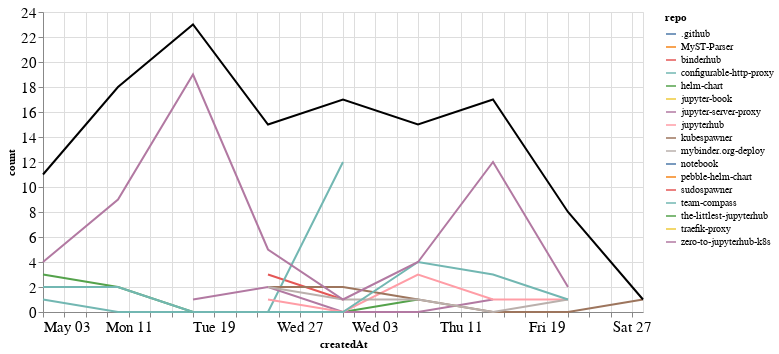

This figure's notebook cell:
### Markdown cell above
## Comments

### Code cell
comments_time = comments.groupby('repo').resample('W', on='createdAt').count()['author'].reset_index()
comments_time = comments_time.rename(columns={'author': 'count'})
comments_time_total = comments_time.groupby('createdAt').agg({"count": "sum"}).reset_index()
ch1 = alt.Chart(comments_time, width=600).mark_line().encode(
    x='createdAt',
    y='count',
    color='repo',
    tooltip="repo"
)

ch2 = alt.Chart(comments_time_total, width=600).mark_line(color="black").encode(
    x='createdAt',
    y='count',
)

ch1 + ch2

### Figure 1 — Vega-Lite specification as saved in the notebook (floating-point values rounded to 4 significant figures)
{"config": {"axisLeft": {"labelFontSize": 15}, "axisBottom": {"labelFontSize": 15}}, "layer": [{"data": {"name": "data-8939ba7533190774b5f85480de6c91ba"}, "mark": "line", "encoding": {"color": {"type": "nominal", "field": "repo"}, "tooltip": {"type": "nominal", "field": "repo"}, "x": {"type": "temporal", "field": "createdAt"}, "y": {"type": "quantitative", "field": "count"}}, "width": 600}, {"data": {"name": "data-74bb32b2d343893801bedd54619cbf9f"}, "mark": {"type": "line", "color": "black"}, "encoding": {"x": {"type": "temporal", "field": "createdAt"}, "y": {"type": "quantitative", "field": "count"}}, "width": 600}], "$schema": "https://vega.github.io/schema/vega-lite/v4.8.1.json", "datasets": {"data-8939ba7533190774b5f85480de6c91ba": [{"repo": ".github", "createdAt": "2020-05-03T00:00:00", "count": 1}, {"repo": "MyST-Parser", "createdAt": "2020-05-10T00:00:00", "count": 3}, {"repo": "binderhub", "createdAt": "2020-05-24T00:00:00", "count": 3}, {"repo": "binderhub", "createdAt": "2020-05-31T00:00:00", "count": 1}, {"repo": "configurable-http-proxy", "createdAt": "2020-05-03T00:00:00", "count": 1}, {"repo": "configurable-http-proxy", "createdAt": "2020-05-10T00:00:00", "count": 0}, {"repo": "configurable-http-proxy", "createdAt": "2020-05-17T00:00:00", "count": 0}, {"repo": "configurable-http-proxy", "createdAt": "2020-05-24T00:00:00", "count": 0}, {"repo": "configurable-http-proxy", "createdAt": "2020-05-31T00:00:00", "count": 12}, {"repo": "helm-chart", "createdAt": "2020-05-03T00:00:00", "count": 3}, {"repo": "helm-chart", "createdAt": "2020-05-10T00:00:00", "count": 2}, {"repo": "helm-chart", "createdAt": "2020-05-17T00:00:00", "count": 0}, {"repo": "helm-chart", "createdAt": "2020-05-24T00:00:00", "count": 0}, {"repo": "helm-chart", "createdAt": "2020-05-31T00:00:00", "count": 0}, {"repo": "helm-chart", "createdAt": "2020-06-07T00:00:00", "count": 1}, {"repo": "jupyter-book", "createdAt": "2020-05-10T00:00:00", "count": 1}, {"repo": "jupyter-server-proxy", "createdAt": "2020-05-17T00:00:00", "count": 1}, {"repo": "jupyter-server-proxy", "createdAt": "2020-05-24T00:00:00", "count": 2}, {"repo": "jupyter-server-proxy", "createdAt": "2020-05-31T00:00:00", "count": 0}, {"repo": "jupyter-server-proxy", "createdAt": "2020-06-07T00:00:00", "count": 0}, {"repo": "jupyter-server-proxy", "createdAt": "2020-06-14T00:00:00", "count": 1}, {"repo": "jupyterhub", "createdAt": "2020-05-24T00:00:00", "count": 1}, {"repo": "jupyterhub", "createdAt": "2020-05-31T00:00:00", "count": 0}, {"repo": "jupyterhub", "createdAt": "2020-06-07T00:00:00", "count": 3}, {"repo": "jupyterhub", "createdAt": "2020-06-14T00:00:00", "count": 1}, {"repo": "jupyterhub", "createdAt": "2020-06-21T00:00:00", "count": 1}, {"repo": "kubespawner", "createdAt": "2020-05-24T00:00:00", "count": 2}, {"repo": "kubespawner", "createdAt": "2020-05-31T00:00:00", "count": 2}, {"repo": "kubespawner", "createdAt": "2020-06-07T00:00:00", "count": 1}, {"repo": "kubespawner", "createdAt": "2020-06-14T00:00:00", "count": 0}, {"repo": "kubespawner", "createdAt": "2020-06-21T00:00:00", "count": 0}, {"repo": "kubespawner", "createdAt": "2020-06-28T00:00:00", "count": 1}, {"repo": "mybinder.org-deploy", "createdAt": "2020-05-24T00:00:00", "count": 2}, {"repo": "mybinder.org-deploy", "createdAt": "2020-05-31T00:00:00", "count": 1}, {"repo": "mybinder.org-deploy", "createdAt": "2020-06-07T00:00:00", "count": 1}, {"repo": "mybinder.org-deploy", "createdAt": "2020-06-14T00:00:00", "count": 0}, {"repo": "mybinder.org-deploy", "createdAt": "2020-06-21T00:00:00", "count": 1}, {"repo": "notebook", "createdAt": "2020-05-17T00:00:00", "count": 1}, {"repo": "pebble-helm-chart", "createdAt": "2020-06-07T00:00:00", "count": 1}, {"repo": "sudospawner", "createdAt": "2020-06-21T00:00:00", "count": 3}, {"repo": "team-compass", "createdAt": "2020-05-03T00:00:00", "count": 2}, {"repo": "team-compass", "createdAt": "2020-05-10T00:00:00", "count": 2}, {"repo": "team-compass", "createdAt": "2020-05-17T00:00:00", "count": 0}, {"repo": "team-compass", "createdAt": "2020-05-24T00:00:00", "count": 0}, {"repo": "team-compass", "createdAt": "2020-05-31T00:00:00", "count": 0}, {"repo": "team-compass", "createdAt": "2020-06-07T00:00:00", "count": 4}, {"repo": "team-compass", "createdAt": "2020-06-14T00:00:00", "count": 3}, {"repo": "team-compass", "createdAt": "2020-06-21T00:00:00", "count": 1}, {"repo": "the-littlest-jupyterhub", "createdAt": "2020-05-10T00:00:00", "count": 1}, {"repo": "traefik-proxy", "createdAt": "2020-05-17T00:00:00", "count": 2}, {"repo": "zero-to-jupyterhub-k8s", "createdAt": "2020-05-03T00:00:00", "count": 4}, {"repo": "zero-to-jupyterhub-k8s", "createdAt": "2020-05-10T00:00:00", "count": 9}, {"repo": "zero-to-jupyterhub-k8s", "createdAt": "2020-05-17T00:00:00", "count": 19}, {"repo": "zero-to-jupyterhub-k8s", "createdAt": "2020-05-24T00:00:00", "count": 5}, {"repo": "zero-to-jupyterhub-k8s", "createdAt": "2020-05-31T00:00:00", "count": 1}, {"repo": "zero-to-jupyterhub-k8s", "createdAt": "2020-06-07T00:00:00", "count": 4}, {"repo": "zero-to-jupyterhub-k8s", "createdAt": "2020-06-14T00:00:00", "count": 12}, {"repo": "zero-to-jupyterhub-k8s", "createdAt": "2020-06-21T00:00:00", "count": 2}], "data-74bb32b2d343893801bedd54619cbf9f": [{"createdAt": "2020-05-03T00:00:00", "count": 11}, {"createdAt": "2020-05-10T00:00:00", "count": 18}, {"createdAt": "2020-05-17T00:00:00", "count": 23}, {"createdAt": "2020-05-24T00:00:00", "count": 15}, {"createdAt": "2020-05-31T00:00:00", "count": 17}, {"createdAt": "2020-06-07T00:00:00", "count": 15}, {"createdAt": "2020-06-14T00:00:00", "count": 17}, {"createdAt": "2020-06-21T00:00:00", "count": 8}, {"createdAt": "2020-06-28T00:00:00", "count": 1}]}}
